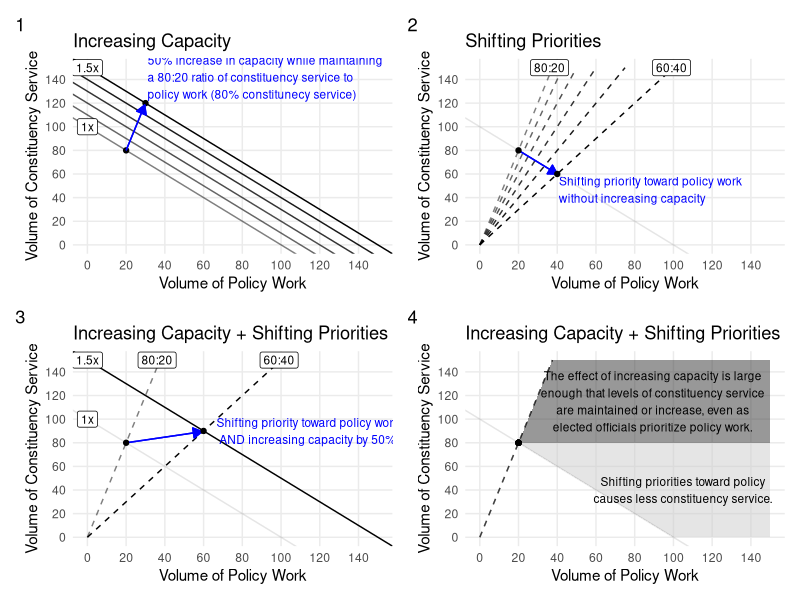

Recreate this plot in R.
## ---- chunk 1
library(tidyverse)
library(ggrepel)
library(knitr)

knitr::opts_chunk$set(echo = TRUE, 
                      cache = TRUE, 
                      fig.width=8, 
                      fig.height = 8,
                      out.width = "100%",
                      fig.show = "hold",
                      #fig.cap = "",
                      #fig.subcap = "",
                      #split = T,
                      fig.align = 'center', 
                      fig.path='figs/',
                      fig.retina = 6,
                      warning=FALSE, 
                      message=FALSE)

# inline numbers round to 2
knit_hooks$set(inline = function(x) {
  if (is.na(as.numeric(x))) {
    return(x)
    } else 
        return(round(x,2))
})


# plot color defaults 
library(ggplot2); theme_set(theme_bw())
  options(
    ggplot2.continuous.color = "cividis",
    ggplot2.continuous.fill = "cividis"
  )
  scale_color_discrete <- function(...)
    scale_color_viridis_d(..., direction = -1)
  scale_fill_discrete <- function(...)
    scale_fill_viridis_d(..., direction = -1)
  
# html table formatting
kablebox <- . %>%  
  head(100) %>%
  knitr::kable() %>% 
  kable_styling() %>% 
  scroll_box(height = "200px")

kablebox_long <- . %>% 
  head(100) %>% 
  knitr::kable() %>% 
  kable_styling() %>% 
  scroll_box(height = "500px")
## ---- chunk 2
library(ggplot2); theme_set(theme_minimal())

library(patchwork)

# CAPACITY
capacity <- tibble::tibble(
  priority = .2,
  capacity = c(100, 150) 
  ) %>% 
  ggplot() +
  aes(x = capacity*priority,
      y = capacity*(1-priority) ,
      #color = capacity, 
      #alpha = capacity, 
      intercept = capacity,
      label = str_c(capacity*priority, ", ", capacity*(1-priority))) + 
  geom_abline(slope = -1, 
              intercept = c(100, 110, 120,130,140, 150), 
                            linetype = 1,
              alpha = c(.5,.6,.7,.8,.9,1)) + 
    geom_point() +
  geom_segment(x = 100*.2, 
           y = 100*.8,
           xend = 148*.2, 
           yend = 148*.8,
           arrow = arrow(type = "closed", length = unit(.1, "in")),
           color = "blue") + 
  annotate("text", 
          label = "50% increase in capacity while maintaining\na 80:20 ratio of constituency service to\npolicy work (80% constitunecy service)", 
           x = 150*.2, 
           y = 150*.8,
          hjust = -.01,
          vjust = -.1,
          color = "blue",
          size = 3) +
  geom_label(x = 0, y = c(100, 150), 
             label = c("1x", "1.5x"),
             size = 3 ) + 
    scale_y_continuous(breaks = seq(0, 140, by = 20), limits = c(0, 150)) + 
  scale_x_continuous(breaks = seq(0, 140, by = 20), limits = c(0, 150)) + 
  labs(title = "Increasing Capacity",
       x = "Volume of Policy Work",
       y = "Volume of Constituency Service") + 
  theme(legend.position = "", 
        panel.grid.minor = element_blank() )




# PRIORITY 
priority <- tibble::tibble(
  priority = c(.2, .4),
  capacity = c(100) 
  ) %>% 
  mutate(
    x = capacity*priority,
      y = capacity*(1-priority)
  ) %>% 
  ggplot() +
  aes(x = x,
      y = y ) + 
  geom_abline(slope = -1,
              intercept = c(100),
              linetype = 1,
              alpha = c(.1)) +
   stat_function(fun =  ~ 4*.x , geom = "line", linetype = 2, alpha = .5) +
     stat_function(fun =  ~ 3.5*.x , geom = "line", linetype = 2, alpha = .6) +
   stat_function(fun =  ~ 3*.x , geom = "line", linetype = 2, alpha = .7) +
   stat_function(fun =  ~ 2.5*.x , geom = "line", linetype = 2, alpha = .8) +
   stat_function(fun =  ~ 2*.x , geom = "line", linetype = 2, alpha = .9) +
   stat_function(fun =  ~ 1.5*.x , geom = "line", linetype = 2, alpha = 1) +

  geom_segment(x = 100*.2, 
           y = 100*.8,
           xend = 100*.4, 
           yend = 100*.6,
           arrow = arrow(type = "closed", length = unit(.1, "in")),
           color = "blue") + 
  geom_point() +
  annotate("text", 
          label = "Shifting priority toward policy work\nwithout increasing capacity", 
           x = 100*.4, 
           y = 100*.6,
          hjust = -.01,
          vjust = 1.1,
          color = "blue",
          size = 3) +
  geom_label(aes(x = 150*c(.24, .66),
                 y = 150 ),
             label = c("80:20", "60:40") ,
          size = 3) + 
  scale_y_continuous(breaks = seq(0, 140, by = 20), limits = c(0, 150)) + 
  scale_x_continuous(breaks = seq(0, 140, by = 20), limits = c(0, 150)) + 
  #scale_color_gradient(low = "grey", high = "black") +
  labs(title = "Shifting Priorities",
       x = "Volume of Policy Work",
       y = "Volume of Constituency Service") +
  theme(legend.position = "",         
        #panel.grid.major = element_blank(),
        panel.grid.minor = element_blank() )



# BOTH  
both <- tibble::tibble(
  priority = c(.2, .4),
  capacity = c(100, 150) 
  ) %>% 
  mutate(
    x = capacity*priority,
      y = capacity*(1-priority)
  ) %>% 
  ggplot() +
  aes(x = x,
      y = y ) + 
  geom_abline(slope = -1,
              intercept = c(100, 150),
              linetype = 1,
              alpha = c(.1,1)) +
   stat_function(fun =  ~ 4*.x , geom = "line", linetype = 2, alpha = .5) +
   stat_function(fun =  ~ 1.5*.x , geom = "line", linetype = 2, alpha = 1) +
  geom_label(aes(x = 150*c(.24, .66),
                 y = 150 ),
             label = c("80:20", "60:40") ,
          size = 3) + 
  geom_segment(x = 100*.2, 
           y = 100*.8,
           xend = 148*.4, 
           yend = 149*.6,
           arrow = arrow(type = "closed", length = unit(.1, "in")),
           color = "blue") + 
  geom_point() +
  annotate("text", 
          label = "Shifting priority toward policy work\n AND increasing capacity by 50%", 
           x = 150*.4, 
           y = 150*.6,
          hjust = -.07,
          vjust = .5,
          color = "blue",
          size = 3) +
    geom_label(x = 0, y = c(100, 150), 
             label = c("1x", "1.5x"),
             size = 3) + 
  scale_y_continuous(breaks = seq(0, 140, by = 20), limits = c(0, 150)) + 
  scale_x_continuous(breaks = seq(0, 140, by = 20), limits = c(0, 150)) + 
  #scale_color_gradient(low = "grey", high = "black") +
  labs(title = "Increasing Capacity + Shifting Priorities",
       x = "Volume of Policy Work",
       y = "Volume of Constituency Service") + 
  theme(legend.position = "",          panel.grid.minor = element_blank() )



# Regions   
more_c <- tibble(x = c(0, 20, 37.5,0),
       y = c(100, 80, 150,150) ) %>% 
  mutate(label = "A")

less_c <- tibble(x = c(0, 20, 0,0),
       y = c(0, 80, 80, 0) ) %>% 
  mutate(label = "D")


more_p <- tibble(x = c(20, 37.5, 150, 150),
       y = c(80, 150, 150, 80) ) %>% 
  mutate(label = "B")

less_p <- tibble(x = c(100, 20, 150, 150),
       y = c(0, 80, 80, 0) ) %>% 
  mutate(label = "C")


# REGIONS 
regions <- more_p %>%
 full_join( less_p) %>% #full_join(more_c) %>% 
  group_by(label) %>% 
  mutate(mean_x = mean(x),
         mean_y = mean(y),
         name = label %>% 
           str_replace("B", "The effect of increasing capacity is large\nenough that levels of constituency service\nare maintained or increase, even as\nelected officials prioritize policy work.") %>% 
           str_replace("C", "Shifting priorities toward policy\ncauses less constituency service.")) %>% 
  ungroup() %>% 
ggplot() +
  aes(x = x,
      y = y,
      fill = label,
      label = name) + 
  geom_polygon( alpha = .5) + 
    geom_abline(slope = -1,
              intercept = c(100),
              linetype = 1,
              alpha = c(.1)) +
     stat_function(fun =  ~ 4*.x , geom = "line", linetype = 2, alpha = .5) +
  geom_point(x = 20, y = 80) + 
  scale_fill_grey() +
  scale_y_continuous(breaks = seq(0, 140, by = 20), limits = c(0, 150)) + 
  scale_x_continuous(breaks = seq(0, 140, by = 20), limits = c(0, 150)) + 
  geom_text(aes(x = mean_x, y = mean_y), check_overlap = T,
          size = 3) + 
  labs(title = "Increasing Capacity + Shifting Priorities",
       x = "Volume of Policy Work",
       y = "Volume of Constituency Service") + 
  theme(legend.position = "",          panel.grid.minor = element_blank() )


(capacity + priority)  / (both + regions) + plot_annotation(tag_levels = '1')
